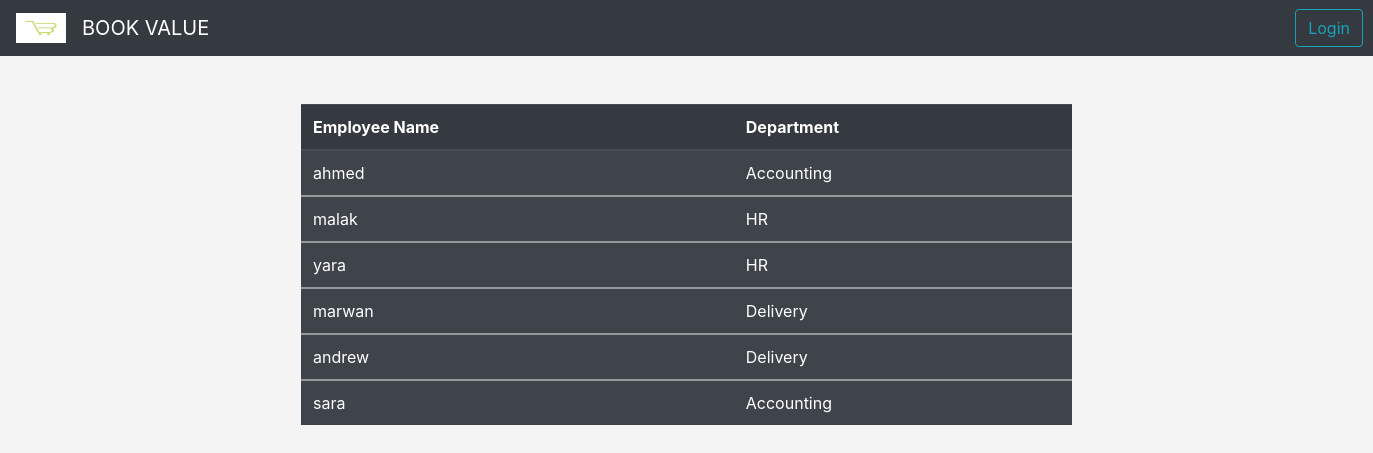
/employees/empDEP.php, run on the app's committed database.
### tables this page shows
CREATE TABLE `employees` (
  `ID` int(11) NOT NULL,
  `name` varchar(255) NOT NULL,
  `salary` int(11) NOT NULL,
  `depID` int(11) NOT NULL,
  `phone` int(11) NOT NULL,
  `email` varchar(255) NOT NULL
);

CREATE TABLE `departments` (
  `ID` int(11) NOT NULL,
  `name` varchar(255) NOT NULL
);

### employees/empDEP.php (the view, shortened to what this page needs)
<?php
include "../shared Admin/nav1.php";
include "../general/config.php";
$select="SELECT employees.name empname , departments.name depname FROM `employees` JOIN `departments` ON employees.depID = departments.ID";
$s= mysqli_query($conn,$select);
?>
<!DOCTYPE html>
<html lang="en">
<head>
</head>
<body style="background-color: #f5f4f4;">
    <div class="container col-7 text-center my-5 ">
    <table class=" table table-dark table-striped">
        <thead>
        <tr>
            <th scope="col">Employee Name</th>
            <th scope="col"> Department</th>
        </tr>
        </thead>
        <?php foreach($s as $data) { ?>
        <tbody>
        <tr>
            <td> <?php echo $data['empname'] ?> </td>
            <td> <?php echo $data ['depname']?> </td>
        </tr>
        </tbody>
        <?php } ?>
    </table>
</div>
</body>
</html>

### data on the page
employees: name "ahmed", departments.name "Accounting"
employees: name "malak", departments.name "HR"
employees: name "yara", departments.name "HR"
employees: name "marwan", departments.name "Delivery"
employees: name "andrew", departments.name "Delivery"
employees: name "sara", departments.name "Accounting"
